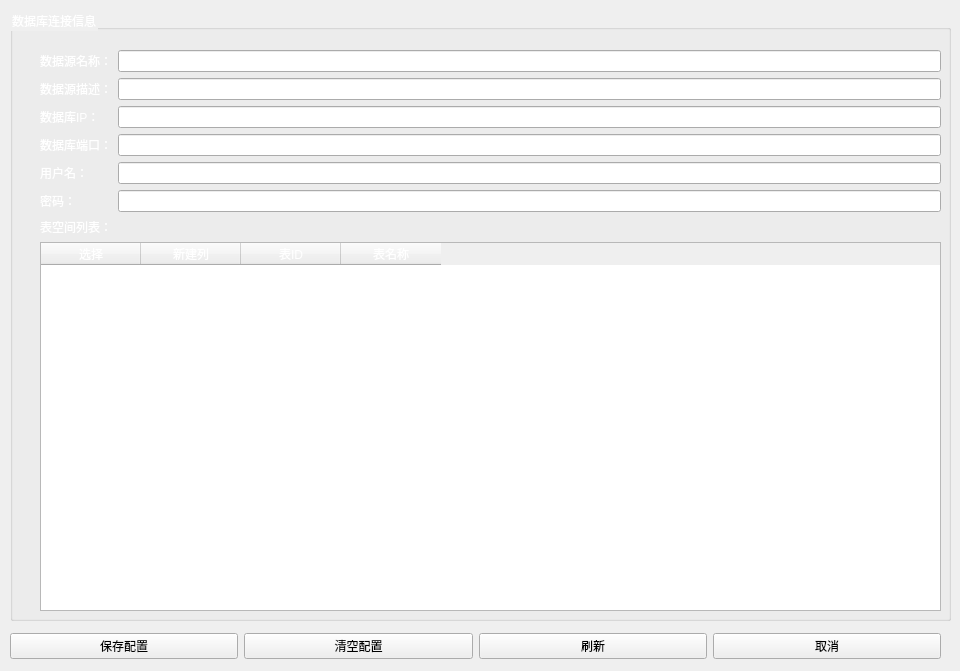
      <widget class="QWidget" name="tab_dbsource">
       <attribute name="icon">
        <iconset resource="../res.qrc">
         <normaloff>:/icon/res/icon/db.ico</normaloff>:/icon/res/icon/db.ico</iconset>
       </attribute>
       <attribute name="title">
        <string>数据库数据源</string>
       </attribute>
       <widget class="QGroupBox" name="groupBox">
        <property name="geometry">
         <rect>
          <x>10</x>
          <y>10</y>
          <width>941</width>
          <height>611</height>
         </rect>
        </property>
        <property name="styleSheet">
         <string notr="true">font: 10pt &quot;微软雅黑&quot;;
color: rgb(255, 255, 255);</string>
        </property>
        <property name="title">
         <string>数据库连接信息</string>
        </property>
        <widget class="QWidget" name="verticalLayoutWidget_2">
         <property name="geometry">
          <rect>
           <x>30</x>
           <y>40</y>
           <width>901</width>
           <height>561</height>
          </rect>
         </property>
         <layout class="QVBoxLayout" name="verticalLayout_2">
          <item>
           <layout class="QFormLayout" name="formLayout">
            <item row="0" column="0">
             <widget class="QLabel" name="label">
              <property name="styleSheet">
               <string notr="true">color: rgb(255, 255, 255);</string>
              </property>
              <property name="text">
               <string>数据源名称：</string>
              </property>
             </widget>
            </item>
            <item row="0" column="1">
             <widget class="QLineEdit" name="lineEdit">
              <property name="placeholderText">
               <string>New datasource 1</string>
              </property>
             </widget>
            </item>
            <item row="1" column="0">
             <widget class="QLabel" name="label_2">
              <property name="styleSheet">
               <string notr="true">color: rgb(255, 255, 255);</string>
              </property>
              <property name="text">
               <string>数据源描述：</string>
              </property>
             </widget>
            </item>
            <item row="1" column="1">
             <widget class="QLineEdit" name="lineEdit_2">
              <property name="placeholderText">
               <string>datasource</string>
              </property>
             </widget>
            </item>
            <item row="2" column="0">
             <widget class="QLabel" name="label_3">
              <property name="styleSheet">
               <string notr="true">color: rgb(255, 255, 255);</string>
              </property>
              <property name="text">
               <string>数据库IP：</string>
              </property>
             </widget>
            </item>
            <item row="2" column="1">
             <widget class="QLineEdit" name="lineEdit_3">
              <property name="placeholderText">
               <string>0.0.0.0</string>
              </property>
             </widget>
            </item>
            <item row="3" column="0">
             <widget class="QLabel" name="label_4">
              <property name="styleSheet">
               <string notr="true">color: rgb(255, 255, 255);</string>
              </property>
              <property name="text">
               <string>数据库端口：</string>
              </property>
             </widget>
            </item>
            <item row="3" column="1">
             <widget class="QLineEdit" name="lineEdit_4">
              <property name="placeholderText">
               <string>3366</string>
              </property>
             </widget>
            </item>
            <item row="4" column="0">
             <widget class="QLabel" name="label_5">
              <property name="styleSheet">
               <string notr="true">color: rgb(255, 255, 255);</string>
              </property>
              <property name="text">
               <string>用户名：</string>
              </property>
             </widget>
            </item>
            <item row="4" column="1">
             <widget class="QLineEdit" name="lineEdit_5">
              <property name="placeholderText">
               <string>username</string>
              </property>
             </widget>
            </item>
            <item row="5" column="0">
             <widget class="QLabel" name="label_6">
              <property name="styleSheet">
               <string notr="true">color: rgb(255, 255, 255);</string>
              </property>
              <property name="text">
               <string>密码：</string>
              </property>
             </widget>
            </item>
            <item row="5" column="1">
             <widget class="QLineEdit" name="lineEdit_6">
              <property name="inputMask">
               <string>··········</string>
              </property>
              <property name="text">
               <string>··········</string>
              </property>
              <property name="maxLength">
               <number>10</number>
              </property>
              <property name="placeholderText">
               <string/>
              </property>
             </widget>
            </item>
           </layout>
          </item>
          <item>
           <widget class="QLabel" name="label_7">
            <property name="styleSheet">
             <string notr="true">color: rgb(255, 255, 255);</string>
            </property>
            <property name="text">
             <string>表空间列表：</string>
            </property>
           </widget>
          </item>
          <item>
           <widget class="QTableWidget" name="tableWidget">
            <column>
             <property name="text">
              <string>选择</string>
             </property>
            </column>
            <column>
             <property name="text">
              <string>新建列</string>
             </property>
            </column>
            <column>
             <property name="text">
              <string>表ID</string>
             </property>
            </column>
            <column>
             <property name="text">
              <string>表名称</string>
             </property>
            </column>
           </widget>
          </item>
         </layout>
        </widget>
       </widget>
       <widget class="QWidget" name="horizontalLayoutWidget">
        <property name="geometry">
         <rect>
          <x>10</x>
          <y>630</y>
          <width>931</width>
          <height>32</height>
         </rect>
        </property>
        <layout class="QHBoxLayout" name="horizontalLayout">
         <item>
          <widget class="QPushButton" name="pushButton">
           <property name="text">
            <string>保存配置</string>
           </property>
          </widget>
         </item>
         <item>
          <widget class="QPushButton" name="pushButton_2">
           <property name="text">
            <string>清空配置</string>
           </property>
          </widget>
         </item>
         <item>
          <widget class="QPushButton" name="pushButton_7">
           <property name="text">
            <string>刷新</string>
           </property>
          </widget>
         </item>
         <item>
          <widget class="QPushButton" name="pushButton_3">
           <property name="text">
            <string>取消</string>
           </property>
          </widget>
         </item>
        </layout>
       </widget>
      </widget>
